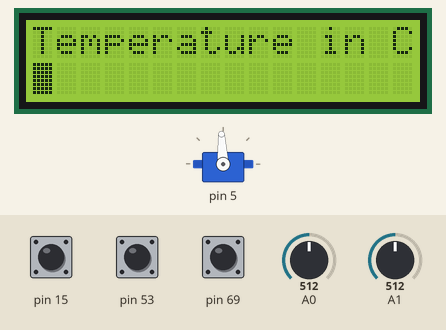
Bench run of a program on a simulated Arduino Mega 2560, built with avr-gcc and run on an emulated ATmega2560. On the bench: 16×2 character LCD, servo. Wiring (inferred from the signals the program sends): character LCD (HD44780): RS pin 12; E pin 10; data pin 22, pin 23, pin 24, pin 25. The inputs (shaded band) are chosen by the test bench; at power-on: A1 = 512, A0 = 512, pin 15 HIGH, pin 53 HIGH, pin 69 HIGH. Servo pulses on a pin are drawn as a servo (544–2400 µs = 0–180°); what the program prints to the serial monitor is not drawn.

Above: at 2.1 s.
2.2 s: A1 set to 543
At 3.5 s:
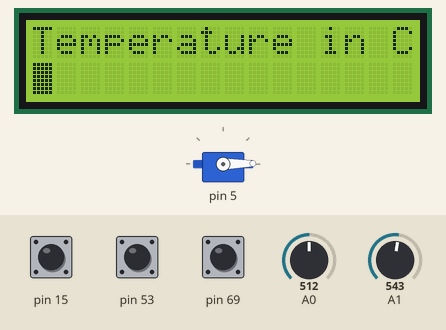
3.8 s: A0 set to 553
5.3 s: A0 set to 570
At 5.9 s:
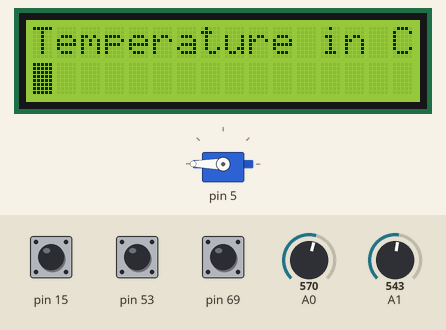
6.9 s: A0 set to 540
8.4 s: A0 set to 511
At 9.7 s:
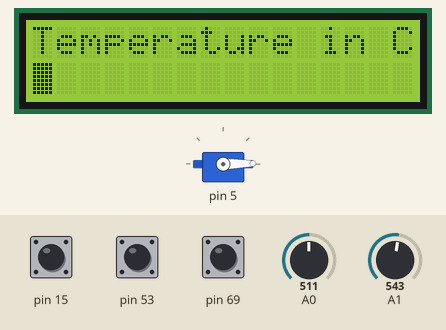
10.1 s: A0 set to 716
At 11.5 s:
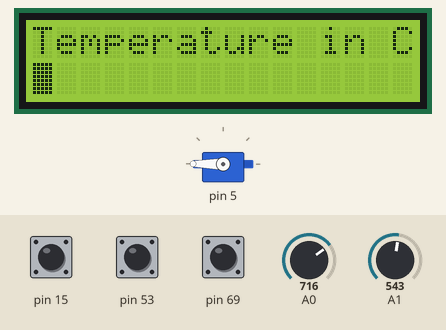
Timing chart, 0 to 13.1 s (numbered marks = the images above; inputs shaded):
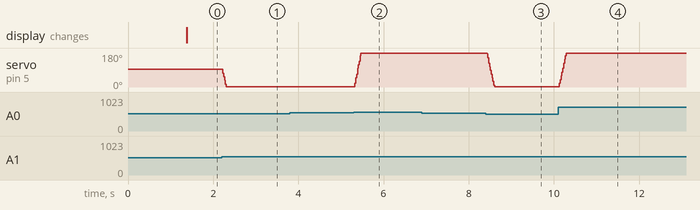

The program:

main.cpp
```cpp
/* Automatic Sun Chair
 * ECE 372A Final Project - SP22
 * Lab A Group 4
 * Adam Kosinski, Ashton Rowe, Cameron Matsumoto, Logan Eaton
*/

#include <avr/io.h>
#include <avr/interrupt.h>

#include "i2c.h"
#include "lcd.h"
#include "servo.h"
#include "switch.h"
#include "timer.h"
#include "adc.h"
#include "pwm.h"

#include "Arduino.h"
//used for converting string to float dtostrf and Serial print functions


typedef enum {
  AUTOMATIC,
  MANUAL,
  DB_PRESS_A,
  WAIT_RELEASE_A,
  DB_RELEASE_A,
  DB_PRESS_M,
  WAIT_RELEASE_M,
  DB_RELEASE_M
} state_e;

state_e mode = AUTOMATIC;

typedef enum {
  WAIT_PRESS_L,
  DB_PRESS_L,
  WAIT_RELEASE_L,
  DB_RELEASE_L
} state_l;

volatile state_l l_state = WAIT_PRESS_L;

typedef enum {
  WAIT_PRESS_R,
  DB_PRESS_R,
  WAIT_RELEASE_R,
  DB_RELEASE_R
} state_r;

typedef enum {
  WAIT, UPDATELCD
}statelcd;

volatile statelcd lcdstate = WAIT;
volatile state_r r_state = WAIT_PRESS_R;

volatile boolean rotateLeft = false;
volatile boolean rotateRight = false;

int main(){
  sei();

  initADC();
  initSwitchPB0();
  initSwitchPK7();
  initSwitchPJ0();
  initTimer0();
  initTimer1();
  initTimer3();
  initI2C();
  initLCD();
  initPWM();

  Serial.begin(9600);

  StartI2C_Trans(0b01001000);//call the deveice by address


  int val0, val1, diff;
  unsigned char temp; // temperature variable
  float realtemp=0; // temperature float variable
  char tempval[8];


  moveCursor(0,0);
  writeString("Temperature in C"); // writes to lcd
  moveCursor(1,0);


  while(1){


  //state machine for controlling automatic or manual mode
    switch(mode){
      case(AUTOMATIC):
      //read in the two photoresistor values
        val0 = readPin0();
        val1 = readPin1();

      //compute the difference to find which side has more light
        diff = val0 - val1;

        Serial.print("Diff ");
        Serial.print(diff);
        Serial.print("\n");

        Serial.flush();

      //automatically change the position of the pwm based on which side has more light
        changeDutyCycleAuto(diff);

      break;

      case(MANUAL):
        if (rotateLeft) {
          // rotate servo left
          servoLeft();
          delayMs(10);
          servoOff();
          Serial.println("LEFT");
        }
        else if (rotateRight) {
          // rotate servo right
          servoRight();
          delayMs(10);
          servoOff();
          Serial.println("RIGHT");
        }
      break;
      case(DB_PRESS_A):
          delayMs(1); // if debouncing, delay then wait for release
          mode = WAIT_RELEASE_A;
      break;

      case(WAIT_RELEASE_A):
        //waiting for release do nothing
      break;

      case(DB_RELEASE_A):
         delayMs(1); // if debouncing, delay then set to manual mode
         mode = MANUAL;
      break;

      case(DB_PRESS_M):
          delayMs(1); // if debouncing, delay then wait for release
          mode = WAIT_RELEASE_M;
      break;

      case(WAIT_RELEASE_M):
        //waiting for release do nothing
      break;

      case(DB_RELEASE_M):
          delayMs(1); // if debouncing, delay then set to automatic mode
          mode = AUTOMATIC;
      break;
    }

    // state machine for LEFT button debouncing
    switch(l_state) {
      case WAIT_PRESS_L:
        break; // if waiting for press, do nothing
      case DB_PRESS_L:
        delayMs(1); // if debouncing, delay then wait for release
        l_state = WAIT_RELEASE_L;
        break;
      case WAIT_RELEASE_L:
        break; // if waiting for release, do nothing
      case DB_RELEASE_L:
        delayMs(1); // if debouncing, delay then wait for press
        l_state = WAIT_PRESS_L;
        break;
    }

    // state machine for RIGHT button debouncing
    switch(r_state) {
      case WAIT_PRESS_R:
        break; // if waiting for press, do nothing
      case DB_PRESS_R:
        delayMs(1); // if debouncing, delay then wait for release
        r_state = WAIT_RELEASE_R;
        break;
      case WAIT_RELEASE_R:
        break; // if waiting for release, do nothing
      case DB_RELEASE_R:
        delayMs(1); // if debouncing, delay then wait for press
        r_state = WAIT_PRESS_R;
        break;
    }

    // print temperature on LCD
  switch(lcdstate){
    case WAIT:
      break;

      case UPDATELCD:
         Read_from(0b01001000,0b00000000); //read data from temp register
        temp = Read_data(); //store the read data into temp variable
        Serial.print(realtemp);


          if(temp & 0x01){  // if the lsb is set
          temp = temp & 0xFE;  // set the lsb to 0

          realtemp = (float)temp + 0.5; // add 0.5 degrees as per datasheet
    }
    else{
      realtemp = temp;  // if the lsb is not set
    }
    if(temp & 0x80){ //if the signed bit is set
      realtemp = temp*(-1);

    }
    dtostrf(realtemp,6,2,tempval); // converts a float to a string
    moveCursor(1,0); //sets the lcd cursor position

    writeString(tempval); //writes the temperature value to the lcd
    moveCursor(1,0);  // sets the cursor position of lcd back

    Serial.print("\n");
    lcdstate = WAIT;  //update state
  }


  }
}


//interrupt for LEFT button
ISR(PCINT0_vect) {
  if (l_state == WAIT_PRESS_L) { // if interrupt triggered while waiting for press
    rotateLeft = true; // start rotating

    l_state = DB_PRESS_L; // debounce
  }
  else if (l_state == WAIT_RELEASE_L) { // if interrupt triggered while waiting for release
    rotateLeft = false; // stop rotating

    l_state = DB_RELEASE_L; // debounce
  }
}

//interrupt for MODE button
ISR(PCINT1_vect){
  if(mode == AUTOMATIC){ // if interrupt triggered while automatic mode
    mode = DB_PRESS_A; // debounce
  }
  else if(mode == WAIT_RELEASE_A){ // if interrupt triggered while waiting for release
    mode = DB_RELEASE_A; // debounce and set to MANUAL mode
  }
  else if (mode == MANUAL){ // if interrupt triggered while manual mode
    mode = DB_PRESS_M; // debounce
  }
  else if (mode == WAIT_RELEASE_M){ // if interrupt triggered while waiting for release
    mode = DB_RELEASE_M; // debounce and set to AUTOMATIC mode
  }

}

//interrupt for RIGHT button
ISR(PCINT2_vect) {
  if (r_state == WAIT_PRESS_R) { // if interrupt triggered while waiting for press
    rotateRight = true; // start rotating

    r_state = DB_PRESS_R; // debounce
  }
  else if (r_state == WAIT_RELEASE_R) { // if interrupt triggered while waiting for release
    rotateRight = false; // stop rotating

    r_state = DB_RELEASE_R; // debounce
  }
}

//interupt for TIMER3
ISR(TIMER3_COMPA_vect){
  if(lcdstate == WAIT){
    lcdstate = UPDATELCD; // print the new temp

  }
}
```

adc.cpp
```cpp
/* ADC
    1.A function exists to initialize the ADC

    2.Uses the A0 pin as an input
*/
#include "pwm.h"
#include <avr/io.h>


void initADC(){

    //sets the reference voltages for the ADC
    //REFS1 = 0, REFS0 = 1 uses Vcc = 5V as the reference voltage
    ADMUX |= (1 << REFS0);
    ADMUX &= ~(1 << REFS1);

    //right justify the bits from the ADC by setting ADLAR bit to 0
    ADMUX &= ~(1 << ADLAR);

    //specify ADC input channel and mode
    //set board pin A0 (PF0/ADC0) as single-ended input with MUX[5:0] = 0b000000
    ADMUX &= ~( (1 << MUX4) | (1 << MUX3) | (1 << MUX2) | (1 << MUX1) | (1 << MUX0) );
    ADCSRB &= ~(1 << MUX5);


    //set Auto Trigger Source selection
    //use free-running mode ADTS[2:0] = 0b000
    ADCSRB &= ~((1 << ADTS2) | (1 << ADTS1) | (1 << ADTS0));

    //enable ADC and enable auto-triggering
    ADCSRA|= (1 << ADEN) | (1 << ADATE);

    //set ADC clock frequency,
    //pwm has frequency of 15.625kHz, must sample at twice that rate so desired adc freq >= 31.25kHz
    //Use prescaler of 32,
    //ADC clock freq is 16Mhz divided by prescaler = 500kHz
    //sampling rate is 1/ (1/500kHz) *(13 clock cycles)) = 38.461kHz
    //ADPS[2:0] = 0b101
    ADCSRA |= (1 << ADPS2) | (1 << ADPS0);
    ADCSRA &= ~(1 << ADPS1);

    //disable digital input mode for pin ADC0 and ADC1
    DIDR0 |= (1 << ADC0D) | (1 << ADC1D);
}


int readPin0(){
    //set ADC to single ended mode for pin ADC0 MUX[5:0] = 0b000000
    ADMUX &= ~( (1 << MUX4) | (1 << MUX3) | (1 << MUX2) | (1 << MUX1) | (1 << MUX0) );
    ADCSRB &= ~(1 << MUX5);

    //start the ADC conversion
    ADCSRA |= (1 << ADSC);

    //wait until the ADC conversion is complete, signified by the interrupt flag set
    while(!(ADCSRA & (1 << ADIF)));

    //read ADC value
    int reading = ADCL;
    reading += ((unsigned int) ADCH) << 8;

    return reading;
}


int readPin1(){
    //set ADC to single ended mode for pin ADC1 MUX[5:0] = 0b000001
    ADMUX &= ~( (1 << MUX4) | (1 << MUX3) | (1 << MUX2) | (1 << MUX1) );
    ADMUX |= (1 << MUX0);
    ADCSRB &= ~(1 << MUX5);

    //start ADC conversion
    ADCSRA |= (1 << ADSC);

    //wait until the ADC conversion is complete, signified by the interrupt flag set
    while(!(ADCSRA & (1 << ADIF)));

    //read ADC value
    int reading = ADCL;
    reading += ((unsigned int) ADCH) << 8;

    return reading;
}
```

adc.h
```cpp
//Description: Function prototypes for adc.cpp
//------------------------------------------------------

#ifndef ADC_H
#define ADC_H

//sets up the mode and initialize registers for ADC
void initADC();

//reads ADC conversion from pin A1
int readPin1();

//reads ADC conversion from pin A0
int readPin0();

#endif
```

i2c.cpp
```cpp
/* i2c.cpp
1. InitI2C()
    - Wake up I2C module on mega 2560
    - Set prescaler TWPS to 1
    - Set two wire interface bit rate register TWBR
    - Enable two wire interface

2. StartI2C_Trans(unsigned char SLA)
    - Clear TWINT, initiate start condition, initiate enable
    - Wait for completion
    - Set two wire data register to the SLA + write bit
    - Trigger action: Clear TWINT and initiate enable
    - Wait for completion

3. StopI2C_Trans()
    - Trigger action + stop condition
    - Write(unsigned char data)
    - Set two wire data register equal to incoming data
    - Trigger action
    - Wait for completion

4. Read_from(unsigned char SLA, unsigned Char MEMADDRESS)
    - Start a transmission to the SLA
    - Write to the MEMADDRESS
    - Clear TWINT, initiate start condition, initiate enable
    - Wait for completion
    - Set two wire data register to the SLA + read bit
    - Trigger action + master acknowledge bit
    - Wait for completion
    - Trigger action
    - Wait for completion
    - Trigger action + stop condition

5. unsigned char Read_data()
    - Return TWDR
*/

#include <i2c.h>
#include <avr/io.h>

//wait for the TWINT flag to be set.
//Flag being set indicates transmission complete
#define wait_for_completion while(!(TWCR & (1 << TWINT)));

void initI2C() {

    PRR0 &= ~(1 << PRTWI);  //wake up I2C module on AT2560
    TWSR |= (1 << TWPS0);   //prescalar power = 1
    TWSR &= ~(1 << TWPS1);  //prescalar power = 1

    //𝑇𝑊𝐵𝑅=((𝐶𝑃𝑈 𝐶𝑙𝑜𝑐𝑘 𝑓𝑟𝑒𝑞𝑢𝑒𝑛𝑐𝑦)/(𝑆𝐶𝐿 𝑓𝑟𝑒𝑞𝑢𝑒𝑛𝑐𝑦)−16)/(2∗〖(4)〗^𝑇𝑊𝑃𝑆 )
    //     =((16MHz) / (400kHz) - 16)/(2*(4)^1)
    //SCL freq =400k, TWPS = 1

    TWBR = 3; // bit rate generator = 400k  (TWBR = 3)

    TWCR |= (1 << TWINT )| (1 << TWEN); // enable two wire interface
}
void StopI2C_Trans(){
  TWCR = (1<<TWINT)|(1<<TWEN)|(1<<TWSTO);
}

void StartI2C_Trans(unsigned char SLA) {
// this function initiates a start condition and calls slave device with SLA

  //send start condition
  TWCR = (1<<TWINT)|(1<<TWSTA)|(1<<TWEN); // clear TWINT, intiate a start condition and enable

  wait_for_completion;

  //loads the slave address into TWDR, write bit set to 0
  TWDR = (SLA << 1);

  //clear TWINT bit to start the transmission of address
  //enable TWI
  TWCR = (1<<TWINT)|(1<<TWEN);

  wait_for_completion;
}


void write(unsigned char data) {
  // this function loads the data passed into the I2C data register and transmits

  TWDR = data; // load data into TWDR register

  TWCR = (1 << TWINT) | (1 << TWEN);  // trigger action:  clear flag and enable TWI

  wait_for_completion;
}

void Read_from(unsigned char SLA, unsigned char MEMADDRESS) {
  // this function sets up reading from SLA at the SLA MEMADDRESS

  StartI2C_Trans(SLA);

  write(MEMADDRESS);

  TWCR = (1<<TWINT)|(1<<TWSTA)|(1<<TWEN); // restart to switch to read mode
  wait_for_completion;

  TWDR = (SLA << 1) | 0x01; // 7 bit address for slave plus read bit
  TWCR = (1 << TWINT) | (1 << TWEN)| (1 << TWEA);// trigger with master sending ack
  wait_for_completion;

  TWCR = (1<< TWINT) | (1 << TWEN);  // master can send a nack now
  wait_for_completion;

  TWCR = (1 << TWINT) | (1 << TWEN) | (1 << TWSTO); // Stop condition
// after this function is executed the TWDR register has the data from SLA that Master wants to read
}

unsigned char Read_data() // Returns the last byte  from the data register
{
  return TWDR;
}
```

i2c.h
```cpp
//Description: Function prototypes for i2c.cpp

#ifndef I2C_H
#define I2C_H

void initI2C();
void StartI2C_Trans(unsigned char);
void StopI2C_Trans();
void Read_from(unsigned char, unsigned char);
unsigned char Read_data();

#endif
```

pwm.cpp
```cpp
//pwm used as a signal input for the servo motor


#include <pwm.h>

#include <avr/io.h>

/* PWM
    1.Uses a PWMs on timer 3 and timer 4.
        - Physical header pins 5 and 6 should be used. Pin 5 relates
            to timer 3 and pin 6 relates to timer 4.
        - Note:  You will need to demo your PWM signal coming from
            timer 3 using the digital storage oscilloscope in the lab.


    2.Has a changeDutyCycle function.
        - the changeDutyCycle function takes in an argument which is the
            combination of the analog to digital conversion, ADCH and ADCL
            registers. The result of the combination of the ADCH and ADCL
            registers is a 10-bit number. From this you will edit the OCRnA
            registers for the two 10-bit PWM timers used for the lab. Editing
            the OCRnA register changes the duty cycle of the PWM signal.
*/

void initPWM(){
    DDRE |= (1 << DDE3); //pin 5 to output

    TCCR3A |= (1 << COM3A1);  //set timer 3 to non inverting mode
    TCCR3A &= ~(1 << COM3A0);

    TCCR3B |=  (1<<WGM33);
    TCCR3B &=  ~(1<<WGM32);
    TCCR3A |=  (1<<WGM31);
    TCCR3A &= ~(1<<WGM30); // PWM, Phase Correct with ICR3 TOP value


    ICR3 = 20000;  // pwm frequency = f_clk/((Prescaler)*(1+TOP)) = 50, TOP = 16MHz/(8*50Hz) - 1 = 20000


    //CS2:0 = 0b'011
    TCCR3B &= ~(1<<CS32);  //start clock with prescaler 8 timer 3
    TCCR3B |= (1<<CS31);
    TCCR3B &= ~(1<<CS30);

    OCR3A = 1500;


}

//function changes the duty cycle to move the servo left/right
void moveDirection(int dir){

    //input dir = 0 corresponds to moving left
    if(dir == 0){    //
        OCR3A += 100;
    }
    //input dir = 1 corresponds to moving right
    else if(dir == 1){
        OCR3A -= 100;
    }

    if(OCR3A > 2550){
        OCR3A = 2550;       //cap OCR3A at 2550 since this is max duty cycle for the servo pwm
    }
    else if (OCR3A < 550){
        OCR3A = 550;       //cap lower bound of OCR3A since this in min duty cycle for servo pwm
    }
}


//function automatically changes the duty cycle of the pwm for a differential input
void changeDutyCycleAuto(int adcNum) {
    //calibration is calculated based on the stable adcDiff reading when a light is shined direclty above
    int calibration = -50;

    //adjust adcNum to be centered around calibrated value
    adcNum += calibration;


    //when shining a light directly above, adc difference fluctuates from -20 to 20 around the stable value
    //if difference is in this range stay put
    if(adcNum < -20 + calibration){
        OCR3A -= 100;         //move left if below threshold
    }
    else if(adcNum > 20 + calibration){
        OCR3A += 100;         //move right if over threshold
    }

    if(OCR3A > 2550){
        OCR3A = 2550;       //cap OCR3A at 2550 since this is max duty cycle for the servo pwm
    }
    else if (OCR3A < 550){
        OCR3A = 550;       //cap lower bound of OCR3A since this in min duty cycle for servo pwm
    }
}
```

pwm.h
```cpp
//Description:  Function prototypes for pwm.cpp
//-------------------------------------------------------

#ifndef PWM_H
#define PWM_H

void initPWM();

void moveDirection(int dir);

void changeDutyCycleAuto(int adcNum);

#endif
```

servo.cpp
```cpp
/* Servo SG90 requires a pwm signal, +5V VCC, and ground connection

    PWM signal:
        50Hz (20ms) period, ~5V amplitude, 1-2 ms Duty Cycle (10%-20%)


        When the duty cycle is 1ms, servo at 0 degrees
                               1.5,         90
                                2           180
*/
#include <avr/io.h>
#include "pwm.h"


void servoLeft() {
    moveDirection(0); // 5% duty cycle * TOP (20000)
}

void servoRight() {
    moveDirection(1); // 10% duty cycle * TOP (20000)
}

void servoOff() {
    moveDirection(3); // stop moving
}
```

servo.h
```cpp
#ifndef SERVO_H
#define SERVO_H

void servoLeft();
void servoRight();
void servoOff();

#endif
```

switch.cpp
```cpp
/* switch.cpp
1. Uses a switch to silence the audio chirping alarm.
*/

#include <switch.h>
#include <avr/io.h>

/*
 * Initializes pull-up resistor on PB0 and sets it into input mode
 * Header pin 53
 */
void initSwitchPB0() {
    //set direction for input
    DDRB &= ~(1 << DDB0);

    //enable pullup resistor for stable input
    PORTB |= (1 << PORTB0);

    //enable pin-change interrupt for PORTB
    PCICR |= (1 << PCIE0);

    //turn on pin-change interrupt for PB0
    PCMSK0 |= (1 << PCINT0);
}

/*
 * Initializes pull-up resistor on PJ0 and sets it into input mode
 * Header pin 15
 */
void initSwitchPJ0(){
    //set direction for input
    DDRJ &= ~(1 << DDJ0);

    //enable pullup resistor for stable input
    PORTJ |= (1 << PORTJ0);

    //enable pin-change interrupt for PORTJ
    PCICR |= (1 << PCIE1);

    //turn on pin-change interrupt for PJ0
    PCMSK1 |= (1 << PCINT9);
}

/*
 * Initializes pull-up resistor on PK7 and sets it into input mode
 * Header pin A15
 */
void initSwitchPK7() {
    //set direction for input
    DDRK &= ~(1 << DDK7);

    //enable pullup resistor for stable input
    PORTK |= (1 << PORTK7);

    //enable pin-change interrupt for PORTK
    PCICR |= (1 << PCIE2);

    //turn on pin-change interrupt for PK7
    PCMSK2 |= (1 << PCINT23);
}
```

switch.h
```cpp
//Description: Function prototypes for switch.cpp

#ifndef SWITCH_H
#define SWITCH_H

void initSwitchPB0();
void initSwitchPJ0();
void initSwitchPK7();

#endif
```

Source omitted: timer.cpp (2518 bytes), timer.h (278 bytes), lcd.cpp (8015 bytes), lcd.h (559 bytes)

Measured:
- the behaviour switches between 532 and 533 on A1 (found by bisection; images 0 and 1)
- the behaviour switches between 563 and 564 on A0 (found by bisection; images 1 and 2)
- the behaviour switches between 523 and 522 on A0 (found by bisection; images 2 and 3)
- after the input at 2.2 s, servo on pin 5: 93° → 1° at once
- after the input at 3.8 s, every drawn part: stays the same
- after the input at 5.3 s, servo on pin 5: 1° → 180° at once
- after the input at 6.9 s, every drawn part: stays the same
- after the input at 8.4 s, servo on pin 5: moves from 180° to 1° over 0.18 s, starting at once
- after the input at 10.1 s, servo on pin 5: moves from 1° to 180° over 0.16 s, starting at once
